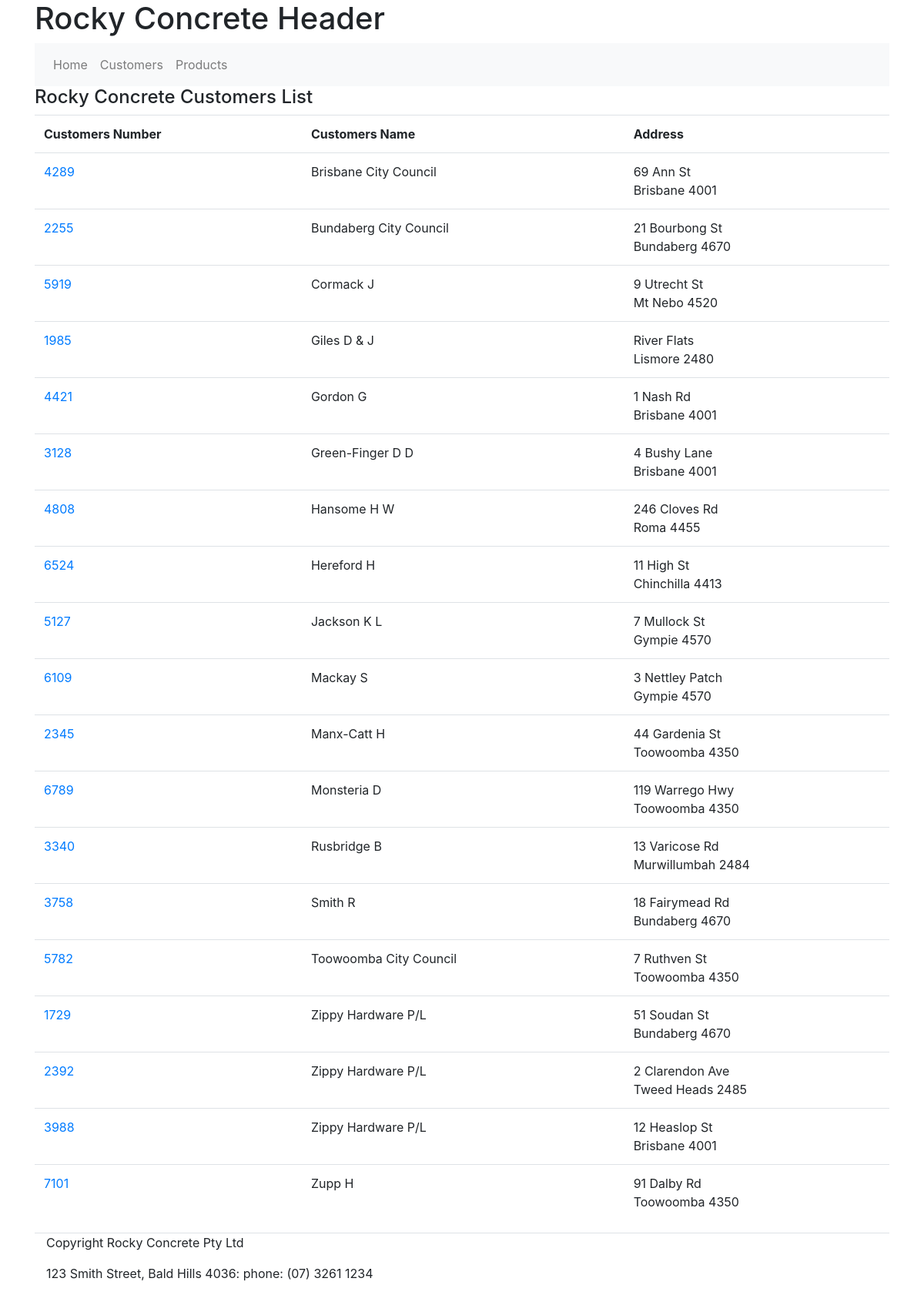
/index, run on the app's committed database.
### tables this page shows
CREATE TABLE customers (cust_no int (11) NOT NULL, cust_name varchar (50) NOT NULL, street varchar (50) NOT NULL, town varchar (50) NOT NULL, post_code int (11) NOT NULL, cr_limit decimal (10, 0) NOT NULL, curr_bal decimal (10, 0) NOT NULL);

### app.py (the view)
@app.route('/')
@app.route('/index')
def index():
    sql = """select * from customers order by cust_name asc;"""
    cur.execute(sql)
    results = cur.fetchall()
    return render_template("index.html", customers=results, title="Customer List")

### templates/index.html
{% extends 'layout.html' %}
{% block mainContent %}
<h4>Rocky Concrete Customers List</h4>
<table class="table">
    <tr>
        <th>Customers Number</th>
        <th>Customers Name</th>
        <th>Address</th>
    </tr>
    {% for row in customers %}
    <tr>
        <td><a href="/customer_details?cid={{row['cust_no']}}">{{row['cust_no']}}</a></td>
        <td>{{row['cust_name']}}</td>
        <td>{{row['street']}}<br>{{row['town']}} {{row['post_code']}}</td>
    </tr>
    {% endfor %}
</table>
{% endblock %}

### templates/layout.html (shortened to what this page needs)
<!DOCTYPE html>
<html lang="en">
<head>
    <link rel="stylesheet" href="https://stackpath.bootstrapcdn.com/bootstrap/4.5.2/css/bootstrap.min.css">
    <link rel="stylesheet" href="{{ url_for('static', filename='main.css') }}">
</head>
<body>
<div class="container">
    <header><h1>Rocky Concrete Header</h1></header>
    <nav class="navbar navbar-expand-lg navbar-light bg-light">
        <div class="collapse navbar-collapse" id="navbarNav">
            <ul class="navbar-nav">
                <li class="nav-item"><a class="nav-link" href="/">Home</a></li>
                <li class="nav-item"><a href="#" class="nav-link">Customers</a></li>
                <li class="""nav-item"><a href="/products" class="nav-link">Products</a></li>
            </ul>
        </div>
    </nav>
    {% block mainContent %} {% endblock %}
<footer class="container border-top">
    <p>Copyright Rocky Concrete Pty Ltd</p>
    <p>123 Smith Street, Bald Hills 4036: phone: (07) 3261 1234</p>
</footer>
</div>
</body>
</html>

### data on the page
customers: cust_no "4289", cust_name "Brisbane City Council", street "69 Ann St", town "Brisbane", post_code "4001"
customers: cust_no "2255", cust_name "Bundaberg City Council", street "21 Bourbong St", town "Bundaberg", post_code "4670"
customers: cust_no "5919", cust_name "Cormack J", street "9 Utrecht St", town "Mt Nebo", post_code "4520"
customers: cust_no "1985", cust_name "Giles D & J", street "River Flats", town "Lismore", post_code "2480"
customers: cust_no "4421", cust_name "Gordon G", street "1 Nash Rd", town "Brisbane", post_code "4001"
customers: cust_no "3128", cust_name "Green-Finger D D", street "4 Bushy Lane", town "Brisbane", post_code "4001"
customers: cust_no "4808", cust_name "Hansome H W", street "246 Cloves Rd", town "Roma", post_code "4455"
customers: cust_no "6524", cust_name "Hereford H", street "11 High St", town "Chinchilla", post_code "4413"
customers: cust_no "5127", cust_name "Jackson K L", street "7 Mullock St", town "Gympie", post_code "4570"
customers: cust_no "6109", cust_name "Mackay S", street "3 Nettley Patch", town "Gympie", post_code "4570"
customers: cust_no "2345", cust_name "Manx-Catt H", street "44 Gardenia St", town "Toowoomba", post_code "4350"
customers: cust_no "6789", cust_name "Monsteria D", street "119 Warrego Hwy", town "Toowoomba", post_code "4350"
customers: cust_no "3340", cust_name "Rusbridge B", street "13 Varicose Rd", town "Murwillumbah", post_code "2484"
customers: cust_no "3758", cust_name "Smith R", street "18 Fairymead Rd", town "Bundaberg", post_code "4670"
customers: cust_no "5782", cust_name "Toowoomba City Council", street "7 Ruthven St", town "Toowoomba", post_code "4350"
customers: cust_no "1729", cust_name "Zippy Hardware P/L", street "51 Soudan St", town "Bundaberg", post_code "4670"
customers: cust_no "2392", cust_name "Zippy Hardware P/L", street "2 Clarendon Ave", town "Tweed Heads", post_code "2485"
customers: cust_no "3988", cust_name "Zippy Hardware P/L", street "12 Heaslop St", town "Brisbane", post_code "4001"
customers: cust_no "7101", cust_name "Zupp H", street "91 Dalby Rd", town "Toowoomba", post_code "4350"
